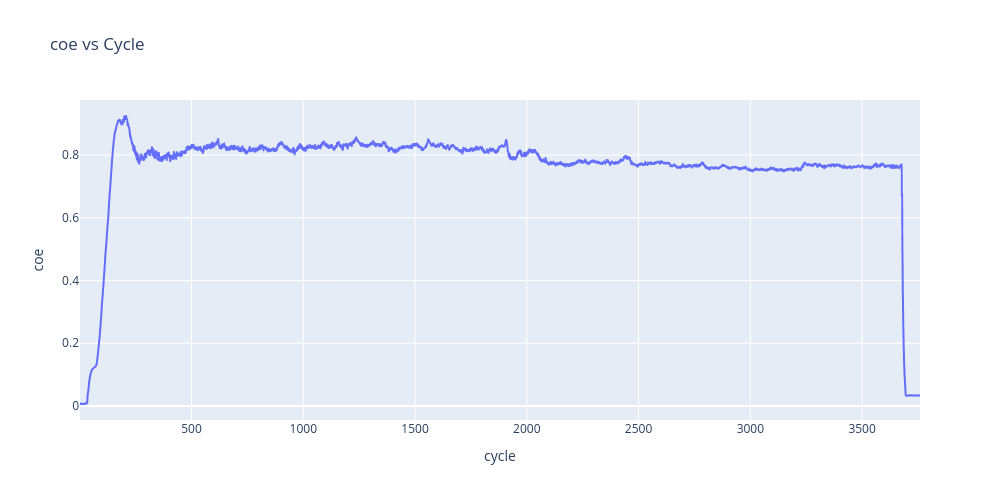

Notebook cell for this chart:
### Markdown cell above
# get figures which are helpful to label

### Code cell
import plotly.express as px

fig = px.line(df, x='cycle', y='coe', title='coe vs Cycle')
fig.update_layout(
    width=1000,  # 宽度（像素）
    height=500   # 高度（像素）
)
fig.show()

### Figure 1 — Plotly figure (JSON) as saved in the notebook; plotly's stock layout.template omitted (floating-point values rounded to 4 significant figures; data arrays with more than 128 entries replaced by an {"elided": "..."} marker saying what was removed)
{"data": [{"hovertemplate": "cycle=%{x}<br>coe=%{y}<extra></extra>", "legendgroup": "", "line": {"color": "#636efa", "dash": "solid"}, "marker": {"symbol": "circle"}, "mode": "lines", "name": "", "showlegend": false, "type": "scattergl", "x": {"elided": "3759 float values"}, "xaxis": "x", "y": {"elided": "3759 float values"}, "yaxis": "y"}], "layout": {"height": 500, "legend": {"tracegroupgap": 0}, "title": {"text": "coe vs Cycle"}, "width": 1000, "xaxis": {"anchor": "y", "domain": [0, 1], "title": {"text": "cycle"}}, "yaxis": {"anchor": "x", "domain": [0, 1], "title": {"text": "coe"}}}}
